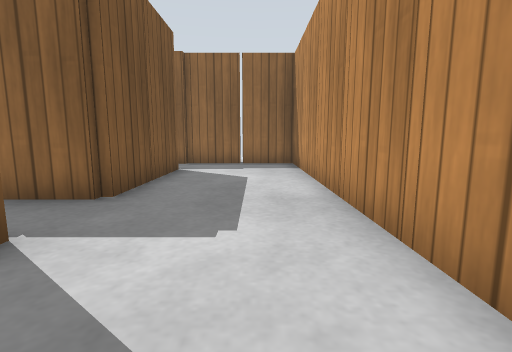
view 1 (above)

24 first-person views from a walk through a Gazebo world. The camera is 0.5 m above the floor, tilts 8° down and sees 85° across. The floor is counted in squares, 0.5 m on a side. Each view is taken from the middle of a square. On the plan, view 1 faces up. The plan holds only what a view shows up to about 11 squares ahead; the rest is blank. Gazebo's built-in surfaces are drawn with simple patterns.

view 2
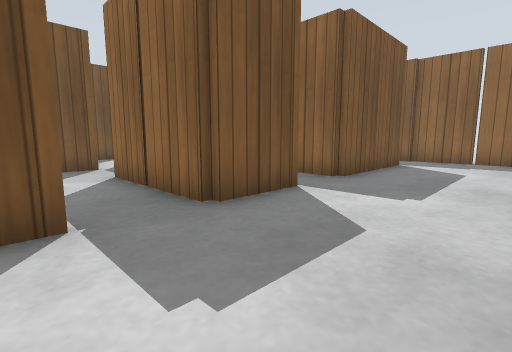

view 3
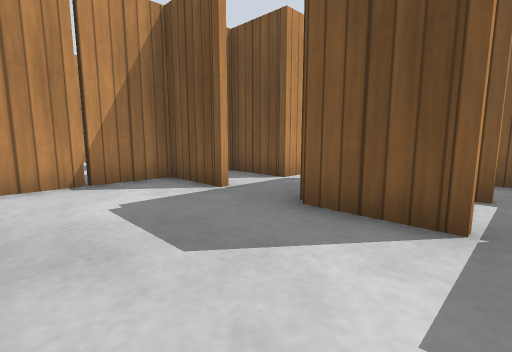

view 4
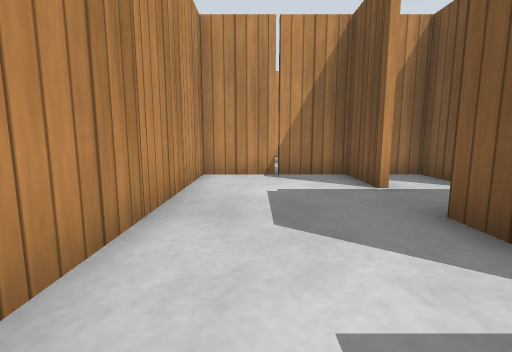

view 5
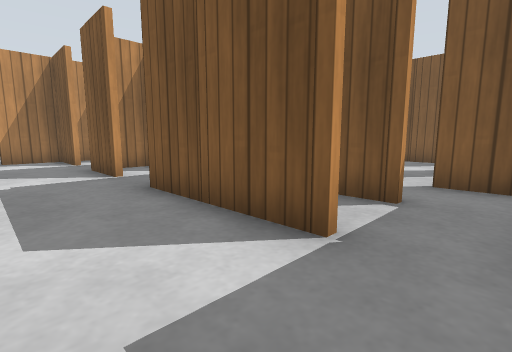

view 6
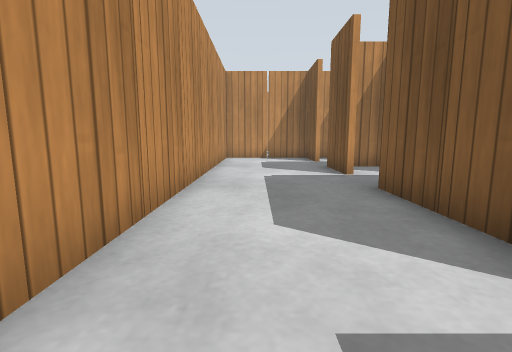

view 7
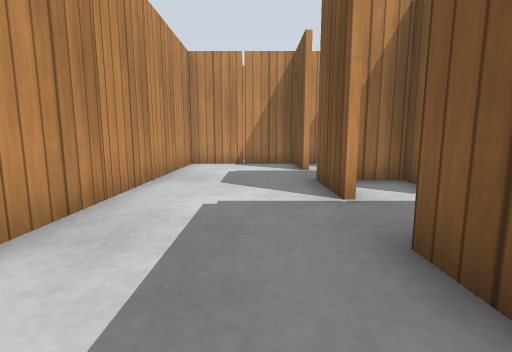

view 8
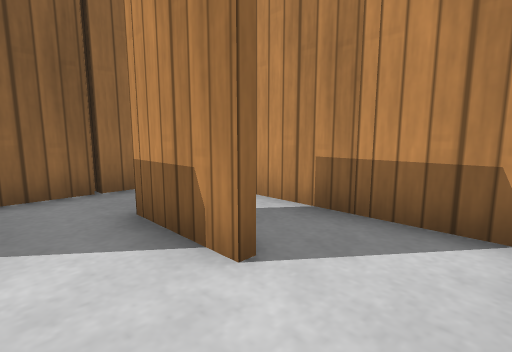

view 9
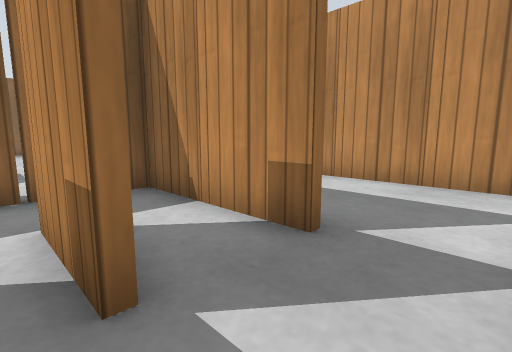

view 10
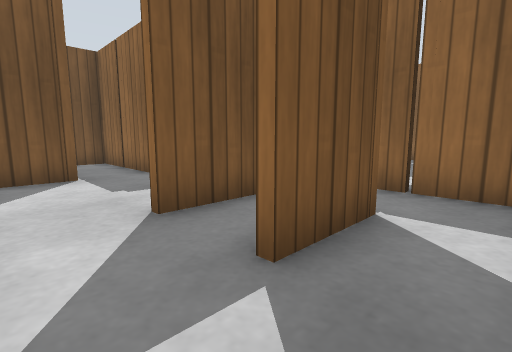

view 11
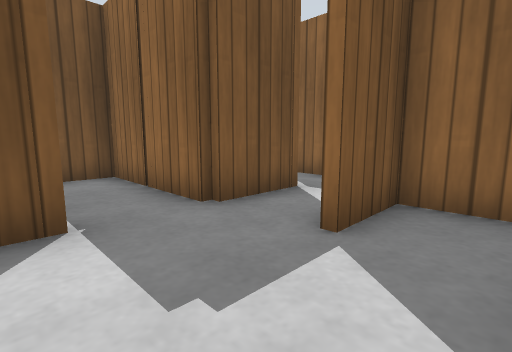

view 12
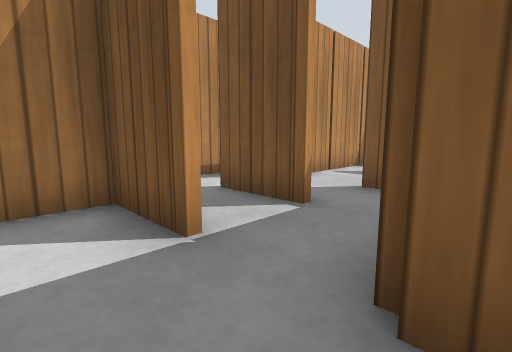

view 13
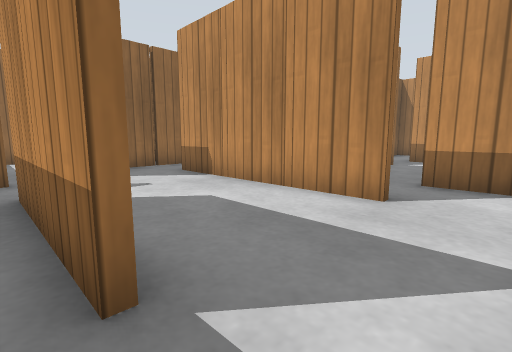

view 14
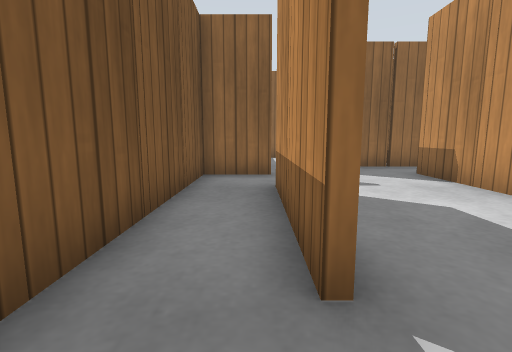

view 15
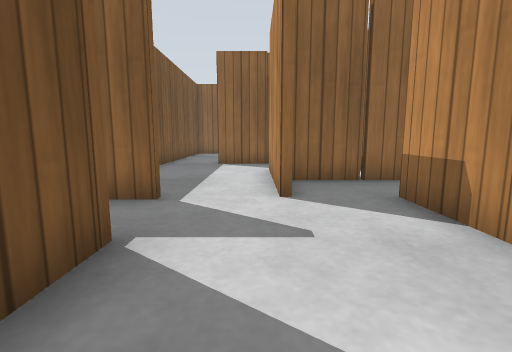

view 16
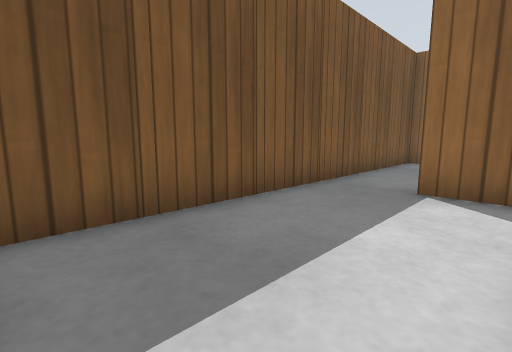

view 17
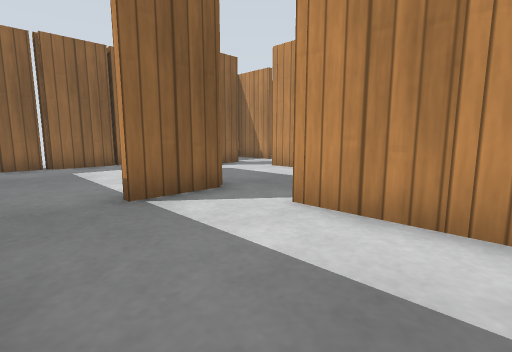

view 18
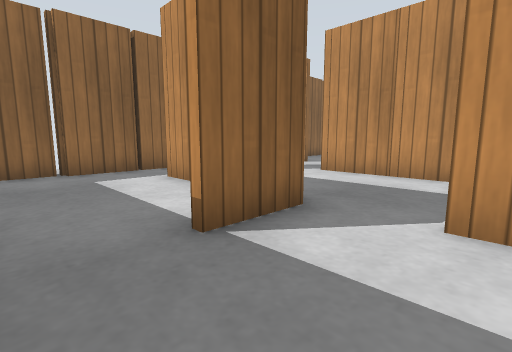

view 19
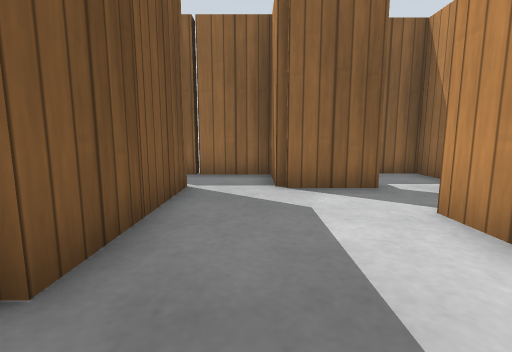

view 20
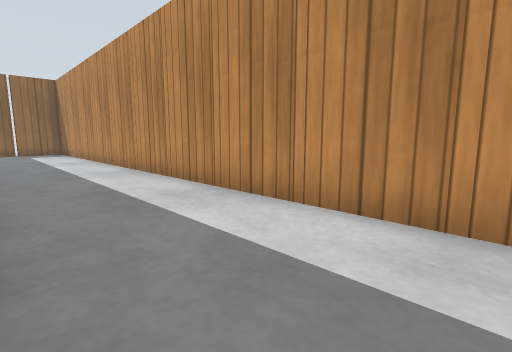

view 21
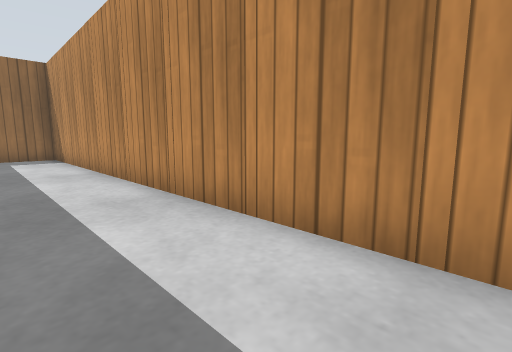

view 22
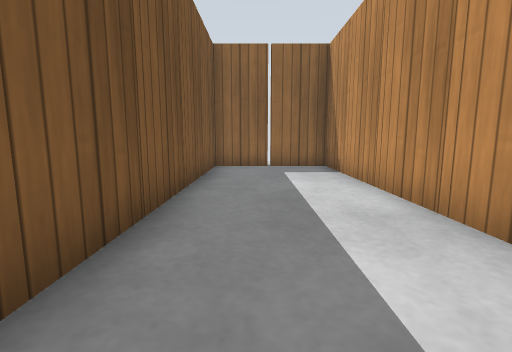

view 23
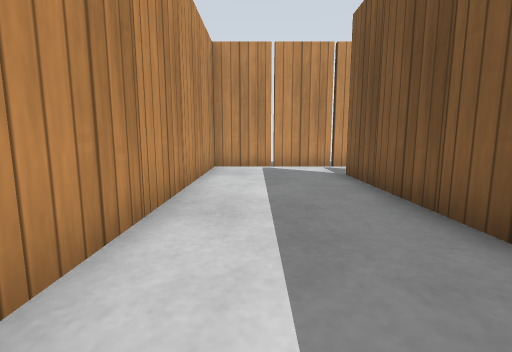

view 24
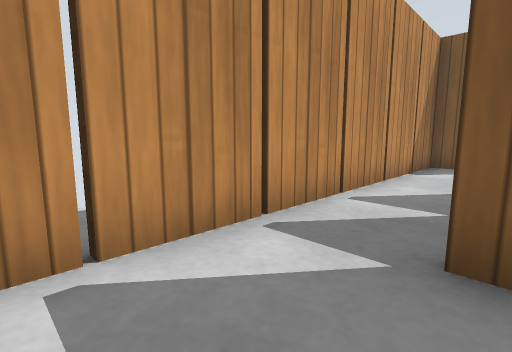

### Floor plan
Points are (right, up) in squares from view 1. A wall is a line through its corners. A room is listed if a view was taken in it or the views show most of it. See-through windows are left out.
Room 1 (views 1, 2, 3, 4, 5, 6, 7, 8, 9, 10, 11, 12, 20, 21, 22, 23, 24)
walls: (-2.4, 1.6) (-2.4, 0.4) (-4.6, 0.4); (1.6, 3.5) (1.6, 2.5); (1.6, -2.5) (1.6, -3.6) (-1.1, -3.6); (-2.4, -2.4) (-2.4, -3.5); (-1.5, -3.4) (1.5, -3.4); (-2.6, 5) (-2.6, 7.5); (1.6, 5.5) (1.6, 4.4); (-2.4, 5.6) (-2.4, 4.4) (-4.1, 4.4); (-3.1, -3.6) (-4.5, -3.6); (-4.4, -2.4) (-4.4, -5.5); (1.6, -4.4) (1.6, -5.5); (-4.5, -3.4) (-2.9, -3.4); (1.6, 7.5) (1.6, 6.4); (-2.4, 7.6) (-2.4, 6.4); (-4.6, 6.5) (-4.6, 7.5); (-0.4, -6.5) (-0.4, -7.5); (1.6, -6.4) (1.6, -7.5); (-2.4, -6.5) (-2.4, -7.5); (-6.4, -4.5) (-6.4, -5.6); (1.4, -7.5) (1.4, 10.5); (1.6, 9.5) (1.6, 8.4); (-2.5, 10.4) (-3, 10.4); (-4.5, 10.4) (-5.6, 10.4); (-6.4, 9.9) (-6.4, 8.5); (-6.4, -8.4) (-6.4, -9.4) (5.4, -9.4) (5.4, 10.6) (-2.6, 10.6)
low walls: (-0.6, -7.5) (-0.6, -6.5)
ways out: opening at (-6, 6.5) to room 2; opening at (-5, -5) to room 2; opening at (-7, -7.5); opening at (-5.5, -1)
objects: wooden post (-6, -8); wooden post (-6, 2); wooden post (-4, -9); wooden post (-4, -2); wooden post (-4, 0); wooden post (-4, 2); wooden post (-4, 8); wooden post (-4, 10); wooden post (-4, 11); wooden post (-2, -9); wooden post (-2, -6); wooden post (-2, -4); wooden post (-2, -2); wooden post (-2, 2); wooden post (-2, 6); wooden post (-2, 8); wooden post (0, -9); wooden post (0, -6); wooden post (0, -3); wooden post (0, 11); wooden post (2, -9); wooden post (2, -6); wooden post (2, -4); wooden post (2, -2); wooden post (2, 0); wooden post (2, 2); wooden post (2, 4); wooden post (2, 6); wooden post (2, 8); other object (2, 10); wooden post (4, -9); wooden post (4, 11); wooden post (6, -8); wooden post (6, -6); wooden post (6, -4); wooden post (6, -2); wooden post (6, 0); wooden post (6, 2); wooden post (6, 4); wooden post (6, 6); wooden post (6, 8); wooden post (6, 10)
Room 2 (views 13, 14, 15, 16, 17, 18, 19)
walls: (-12.6, -1.5) (-12.6, 1.5); (-14.5, -1.6) (-16.4, -1.6) (-16.4, -6.6); (-9.5, 0.4) (-12.2, 0.4); (-12.4, 5.5) (-12.4, 4.4) (-14.5, 4.4); (-8.6, 3.2) (-8.6, 6.5); (-12.4, 7.5) (-12.4, 6.4); (-6.9, -1.6) (-7.8, -1.6); (-14.6, -7.5) (-14.6, -4.5); (-8.5, 8.4) (-10.6, 8.4) (-10.6, 10.4) (-13.6, 10.4); (-10.6, -7.5) (-10.6, -2.5); (-14.5, 10.6) (-16.4, 10.6) (-16.4, -0.6); (-6.6, 8.5) (-6.6, 10.5); (-12.6, 10.9) (-12.6, 10.4); (-15, -9.4) (-11.5, -9.4)
ways out: opening at (-6, 6.5) to room 1; opening at (-5, -5) to room 1; opening at (-9.5, 1) to room 3; opening at (-10.5, -8.5)
objects: wooden post (-17, -7); wooden post (-17, -5); wooden post (-17, -3); wooden post (-17, 1); wooden post (-17, 3); wooden post (-17, 5); wooden post (-17, 7); wooden post (-17, 9); wooden post (-14, -9); wooden post (-14, -6); wooden post (-14, -4); wooden post (-14, 11); wooden post (-13, 1); wooden post (-12, -9); wooden post (-12, 2); wooden post (-12, 6); wooden post (-12, 8); wooden post (-12, 10); other object (-12, 11); wooden post (-11, -5); wooden post (-10, -4); wooden post (-10, -2); wooden post (-9, 7); wooden post (-8, -5); wooden post (-8, 4); wooden post (-7, 11); wooden post (-6, -4)
Room 3 (no view inside)
walls: (-8.4, 0.5) (-8.4, -0.4)
ways out: opening at (-9.5, 1) to room 2; opening at (-7, 0)
objects: wooden post (-10, 1); wooden post (-8, 0)

Positions as (right, up) in squares from view 1, and headings:
1: (0, 0), facing up
2: (1, -2), facing up-left
3: (1, 3), facing down-left
4: (0, 4), facing down
5: (0, 10), facing down-left
6: (0, 10), facing down
7: (-1, 7), facing down
8: (-6, 5), facing up-right
9: (-1, -9), facing up-right
10: (1, -9), facing up-left
11: (-3, -8), facing up-left
12: (-5, -5), facing down-left
13: (-15, -9), facing up-right
14: (-15, -9), facing up
15: (-13, -6), facing up
16: (-13, -1), facing up-left
17: (-16, 0), facing up-right
18: (-16, 2), facing up-right
19: (-11, 3), facing up
20: (2, -8), facing up-right
21: (3, -4), facing up-right
22: (3, 1), facing up
23: (4, 0), facing down
24: (4, -7), facing down-left
